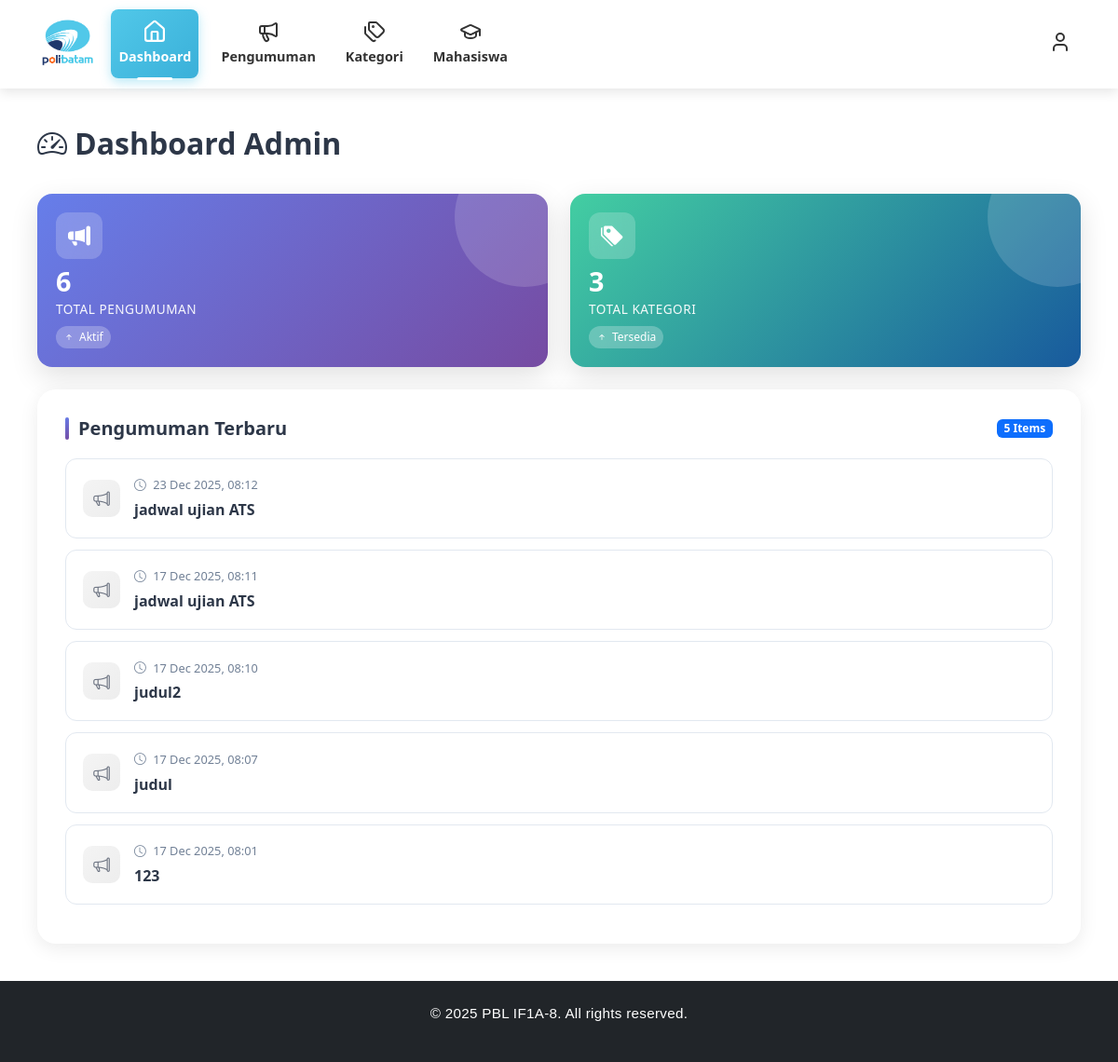
Before: /views/admin/dashboard.php (signed in) with the older database file.
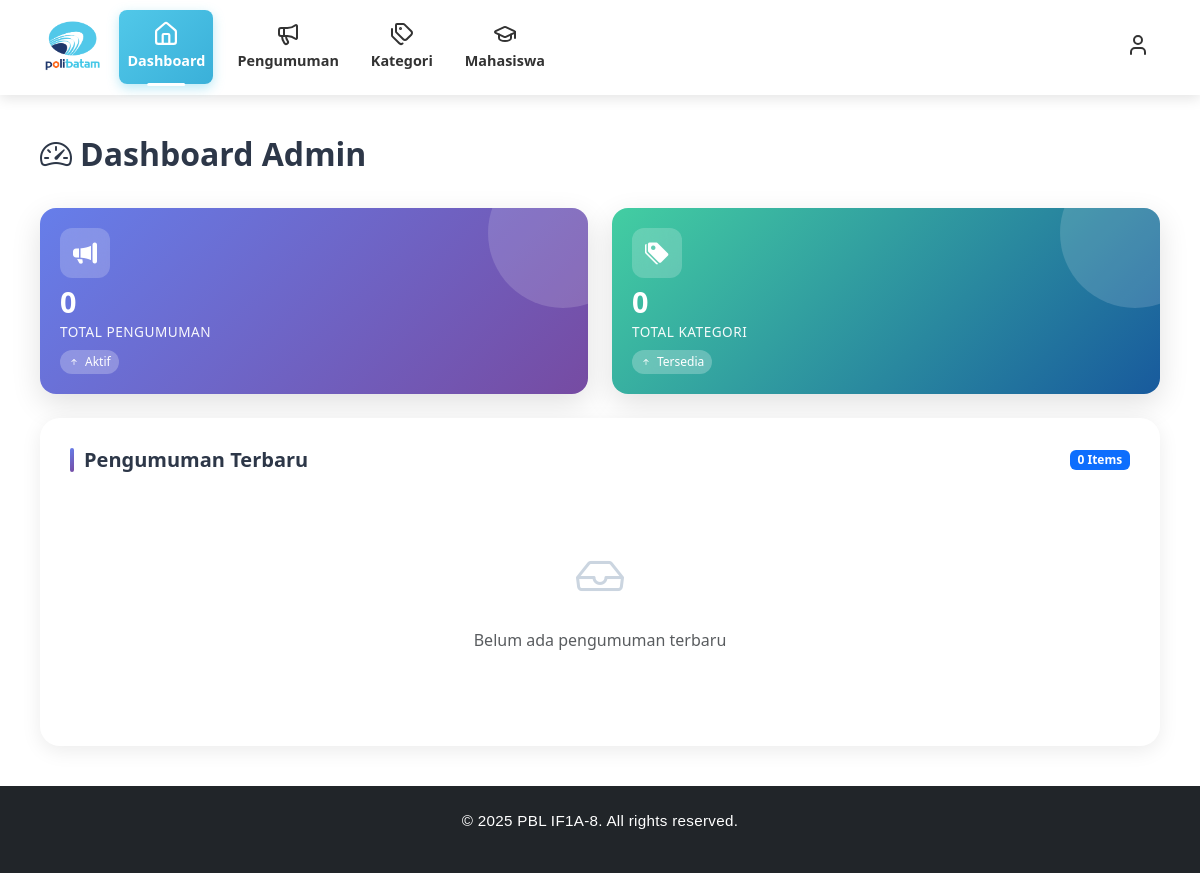
After: the same page with the newer database file.
### tables this page shows
CREATE TABLE `pengumuman` (
  `pengumuman_id` int NOT NULL,
  `judul` varchar(255) NOT NULL,
  `isi` text NOT NULL,
  `target_type` enum('all','jurusan','prodi','kelas') NOT NULL DEFAULT 'all',
  `target_jurusan_id` int DEFAULT NULL,
  `target_prodi_id` int DEFAULT NULL,
  `target_kelas` varchar(50) DEFAULT NULL,
  `kategori_id` int DEFAULT NULL,
  `created_at` timestamp NULL DEFAULT CURRENT_TIMESTAMP
);

### app/controllers/admin/dashboard_controller.php (called while the page is built, shortened)
<?php
class DashboardController
{
    private $db;
    public function __construct($config)
    {
        $this->db = $config;
    }
    public function index()
    {
        return [
            'total_pengumuman'   => $this->getCount("pengumuman"),
            'total_kategori'     => $this->getCount("kategori"),
            'pengumuman_terbaru' => $this->getLatest()
        ];
    }
    private function getCount($table, $where = null)
    {
        $sql = "SELECT COUNT(*) FROM $table";
        $result = mysqli_query($this->db, $sql);
        $row = mysqli_fetch_row($result);
        return $row[0] ?? 0;
    }
    private function getLatest()
    {
        $sql = "
            SELECT judul, kategori_id, created_at
            FROM pengumuman
            ORDER BY created_at DESC
            LIMIT 5
        ";
        $result = mysqli_query($this->db, $sql);
        return $result;
    }
}

### views/admin/dashboard.php (the view, shortened to what this page needs)
<?php
require_once __DIR__ . '/../../config/config.php';
require_once __DIR__ . '/../../app/controllers/admin/dashboard_controller.php';
$controller = new DashboardController($config);
$data = $controller->index();
$total_pengumuman = $data['total_pengumuman'];
$total_kategori = $data['total_kategori'];
$pengumuman_terbaru = $data['pengumuman_terbaru'];
?>
<!DOCTYPE html>
<html lang="id">
<head>
  <link href="https://cdn.jsdelivr.net/npm/bootstrap@5.3.0/dist/css/bootstrap.min.css" rel="stylesheet">
  <link href="https://cdn.jsdelivr.net/npm/bootstrap-icons@1.10.5/font/bootstrap-icons.css" rel="stylesheet">
</head>
<body>
  <?php include "header.php"; ?>
  <div class="main-content">
    <div class="dashboard-header">
      <h2><i class="bi bi-speedometer2 me-2"></i>Dashboard Admin</h2>
    </div>
    <div class="row g-4 mb-4">
      <div class="col-md-6">
        <div class="stat-card bg-pengumuman">
          <div class="stat-icon">
            <i class="bi bi-megaphone-fill"></i>
          </div>
          <div class="stat-number"><?= $total_pengumuman ?></div>
          <div class="stat-label">Total Pengumuman</div>
          <div class="stat-trend">
            <i class="bi bi-arrow-up-short"></i>
            <span>Aktif</span>
          </div>
        </div>
      </div>
      <div class="col-md-6">
        <div class="stat-card bg-kategori">
          <div class="stat-icon">
            <i class="bi bi-tags-fill"></i>
          </div>
          <div class="stat-number"><?= $total_kategori ?></div>
          <div class="stat-label">Total Kategori</div>
          <div class="stat-trend">
            <i class="bi bi-arrow-up-short"></i>
            <span>Tersedia</span>
          </div>
        </div>
      </div>
    </div>
    <div class="dashboard-box">
      <h5>
        Pengumuman Terbaru
        <span class="badge bg-primary ms-auto" style="font-size: 0.75rem;">
          <?= mysqli_num_rows($pengumuman_terbaru) ?> Items
        </span>
      </h5>
      <?php
      $count = 0;
      while ($row = mysqli_fetch_assoc($pengumuman_terbaru)) {
        $count++;
      ?>
        <div class="announcement-item">
          <div class="announcement-icon
          <?php
          if ($row['kategori_id'] == 2)
            echo 'icon-ujian';
          else if ($row['kategori_id'] == 1)
            echo 'icon-beasiswa';
          else
            echo 'icon-lainnya';
          ?>">
            <i class="
            <?php
            if ($row['kategori_id'] == 2)
              echo 'bi bi-calendar-event';
            else if ($row['kategori_id'] == 1)
              echo 'bi bi-award';
            else
              echo 'bi bi-megaphone';
            ?>"></i>
          </div>
          <div class="announcement-content">
            <div class="announcement-date">
              <i class="bi bi-clock me-1"></i>
              <?= date('d M Y, H:i', strtotime($row['created_at'])) ?>
            </div>
            <div class="announcement-title">
              <?= htmlspecialchars($row['judul']) ?>
            </div>
          </div>
        </div>
      <?php } ?>
      <?php if ($count == 0) { ?>
        <div class="text-center py-5">
          <i class="bi bi-inbox" style="font-size: 3rem; color: #cbd5e0;"></i>
          <p class="text-muted mt-3">Belum ada pengumuman terbaru</p>
        </div>
      <?php } ?>
    </div>
  </div>
  <?php include "footer.php"; ?>
</body>
</html>

Changed rows visible on the page:
removed pengumuman: created_at "23 Dec 2025, 08:12", judul "jadwal ujian ATS"
removed pengumuman: created_at "17 Dec 2025, 08:11", judul "jadwal ujian ATS"
removed pengumuman: created_at "17 Dec 2025, 08:10", judul "judul2"
removed pengumuman: created_at "17 Dec 2025, 08:07", judul "judul"
removed pengumuman: created_at "17 Dec 2025, 08:01", judul "123"
Other visible differences:
$total_pengumuman: "6" → "0"
$total_kategori: "3" → "0"
mysqli_num_rows($pengumuman_terbaru): "5" → "0"
text now shown: "Belum ada pengumuman terbaru"
